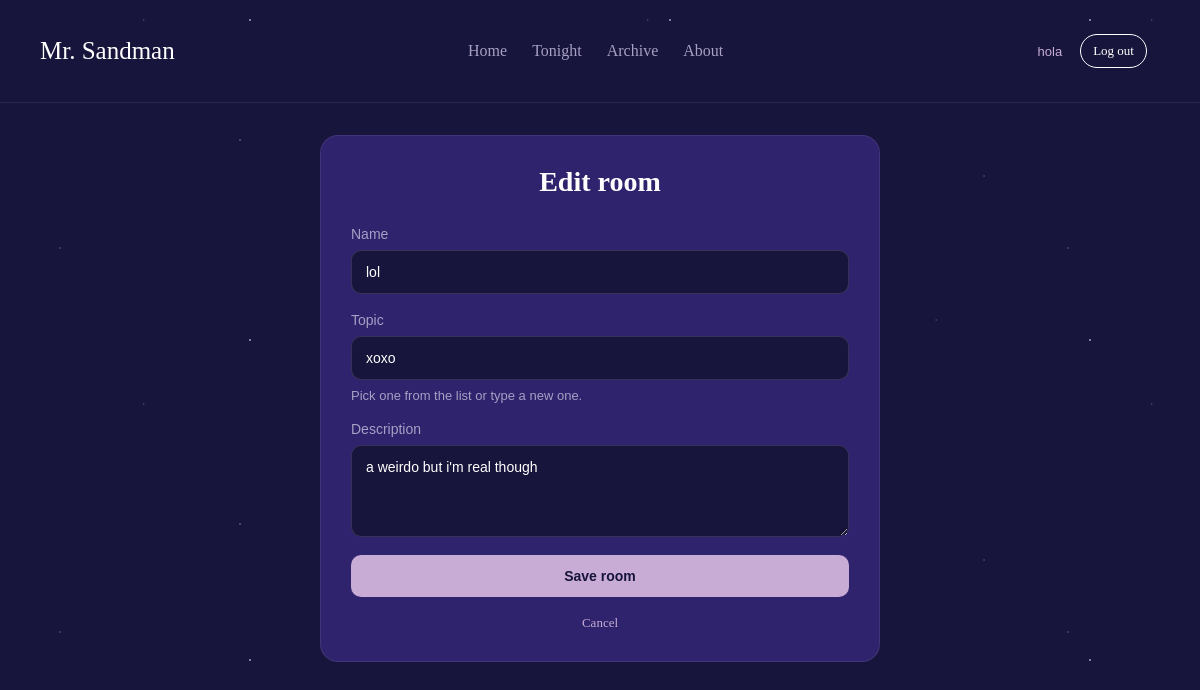
The page /chat/room-update/2/ (signed in) on the database its author committed.
### chat/models.py (models this page shows, shortened)
class Room(models.Model):
    host = models.ForeignKey(settings.AUTH_USER_MODEL, on_delete=models.SET_NULL,
                             null=True, related_name='hosted_rooms')
    topic = models.ForeignKey(Topic, on_delete=models.SET_NULL, null=True, blank=True,
                              related_name='rooms')
    name = models.CharField(max_length=200)
    description = models.TextField(blank=True)
    participants = models.ManyToManyField(settings.AUTH_USER_MODEL, related_name='chat_rooms',
                                          blank=True)
    updated = models.DateTimeField(auto_now=True)
    created = models.DateTimeField(auto_now_add=True)
    class Meta:
        ordering = ['-updated', '-created']

### chat/views.py (the view)
# urls.py: path('chat/room-update/<int:pk>/', views.update_room, name='update_room'),
@login_required
def update_room(request, pk):
    room = get_object_or_404(Room, pk=pk)
    if request.user != room.host:
        raise PermissionDenied
    form = RoomForm(request.POST or None, instance=room)
    if request.method == 'POST' and form.is_valid():
        room = form.save(commit=False)
        room.topic = form.get_topic()
        room.save()
        return redirect('chat:room', pk=room.pk)
    return render(request, 'chat/room_form.html', {
        'form': form, 'heading': 'Edit room', 'topics': Topic.objects.all(),
        'cancel_url': 'chat:home',
    })

### chat/forms.py (shortened to what this page needs)
class RoomForm(StyledMixin, forms.ModelForm):
    topic = forms.CharField(max_length=200, help_text='Pick one from the list or type a new one.')
    class Meta:
        model = Room
        fields = ['name', 'description']
        widgets = {'description': forms.Textarea(attrs={'rows': 4})}
    def __init__(self, *args, **kwargs):
        super().__init__(*args, **kwargs)
        self.order_fields(['name', 'topic', 'description'])
        self.fields['topic'].widget.attrs['list'] = 'topic-list'
        self.fields['description'].required = False
        if self.instance.pk and self.instance.topic:
            self.initial['topic'] = self.instance.topic.name

### chat/templates/chat/room_form.html (shortened to what this page needs)
{% extends 'chat/base.html' %}
{% block content %}
<main class="auth-wrap">
    <form class="auth-card auth-card--wide" method="post">
        <div class="BoxFirst"><h1>{{ heading }}</h1></div>
        {% include 'chat/_form_fields.html' %}
        <button class="ButtonSubmitSign" type="submit">Save room</button>
        <a class="auth-cancel" href="{% url cancel_url %}">Cancel</a>
    </form>
</main>
{% endblock %}

### chat/templates/chat/base.html (shortened to what this page needs)
{% load static %}
<!DOCTYPE html>
<html lang="en">
<head>
    <link rel="stylesheet" href="{% static 'css/style.css' %}">
    <link rel="stylesheet" href="{% static 'css/chat.css' %}">
    <link rel="stylesheet" href="{% static 'css/responsive.css' %}">
</head>
<body>
    <header class="navFirst">
        <nav>
            <a class="chat-brand" href="{% url 'home' %}"><span style="font-family:'asli'; font-size:25px;">Mr. Sandman</span></a>
        </nav>
        <nav class="navSec">
            <a href="{% url 'home' %}">Home</a>
            <a href="{% url 'chat:home' %}">Tonight</a>
            <a href="{% url 'chat:archive' %}">Archive</a>
            <a href="{% url 'about' %}">About</a>
        </nav>
        <nav class="navThird">
            {% if user.is_authenticated %}
                <a class="chat-who" href="{% url 'chat:profile' user.pk %}">{{ user.username }}</a>
                <form method="post" action="{% url 'chat:logout' %}" class="chat-logout-form">
                    <button type="submit" class="chat-logout">Log out</button>
                </form>
            {% else %}
                <a href="{% url 'chat:login' %}" class="sign">Sign in</a>
                <a href="{% url 'chat:signup' %}" class="join">Join</a>
            {% endif %}
        </nav>
    </header>
    {% block content %}{% endblock %}
</body>
</html>

### chat/templates/chat/_form_fields.html (shortened to what this page needs)
{% for field in form %}
    <div class="email">
        <label for="{{ field.id_for_label }}">{{ field.label }}</label>
        {{ field }}
        {% if field.help_text and field.name == 'topic' %}<span class="hub-dim">{{ field.help_text }}</span>{% endif %}
    </div>
{% endfor %}

### static/css/style.css (style rules this page uses)
* { margin: 0; padding: 0; box-sizing: border-box; }
body { background-color: #17153B; min-height: 100vh; text-transform: capitalize; }
.navFirst { font-family: 'second'; padding: 25px 40px; width: 100%; position: relative; display: flex; flex-wrap: wrap; align-items: center; justify-content: space-between; gap: 16px; color: white; border-bottom: 1px solid rgba(200,172,214,0.12); }
.navFirst a { text-decoration: none; }
.navSec { color: white; gap: 25px; display: flex; flex-wrap: wrap; flex-direction: row; justify-content: center; }
.navSec a { color: #A79FC4; }
.navThird { gap: 10px; display: inline-flex; flex-wrap: wrap; align-items: center; padding: 8px 12px; border-radius: 999px; font-size: 13px; font-weight: 500; cursor: pointer; border: 1px solid transparent; z-index: 10; font-family: 'second'; }
.navThird a { font-family: 'second'; display: inline-flex; align-items: center; gap: 5px; padding: 8px 12px; border-radius: 999px; font-size: 13px; font-weight: 500; cursor: pointer; z-index: 10; }
.BoxFirst { display: flex; flex-direction: column; align-items: center; gap: 8px; margin-bottom: 10px; }
.BoxFirst h1 { color: white; }
.email { font-family: Arial, Helvetica, sans-serif; color: #A79FC4; font-size: 14px; display: flex; flex-direction: column; width: 100%; gap: 8px; margin: 0; }
.Boxinput { width: 100%; padding: 13px 14px; border-radius: 10px; border: 1px solid rgba(200, 172, 214, 0.18); background: #17153B; color: white; font-size: 14px; outline: none; transition: .2s; }
.ButtonSubmitSign { width: 100%; padding: 13px 14px; border-radius: 10px; background: #C8ACD6; color: #17153B; font-weight: 600; font-size: 14px; border: none; cursor: pointer; transition: .2s; }

### static/css/chat.css (style rules this page uses)
:root { --c-night: #17153B; --c-indigo: #2E236C; --c-sand: #C8ACD6; --c-dim: #A79FC4; --c-moon: #EAE6F4; --c-line: rgba(200, 172, 214, 0.12); }
.hub, .hub *, .auth-wrap, .auth-wrap * { text-transform: none; }
:where(.hub, .auth-wrap) a { color: var(--c-sand); text-decoration: none; }
.navThird a.chat-who { font-family: Arial, Helvetica, sans-serif; font-size: 13px; color: var(--c-sand); padding: 0 8px; text-decoration: none; text-transform: none; }
.chat-logout-form { display: inline-flex; }
.chat-logout { font-family: 'second', Georgia, serif; font-size: 13px; font-weight: 500; padding: 8px 12px; border-radius: 999px; background: transparent; color: white; border: 1px solid white; cursor: pointer; transition: .2s; }
.hub-dim { color: var(--c-dim); font-size: 13px; }
.auth-wrap { display: flex; justify-content: center; align-items: flex-start; padding: 32px 20px 48px; }
.auth-card { width: 100%; max-width: 380px; background: var(--c-indigo); border: 1px solid var(--c-line); border-radius: 18px; padding: 30px; display: flex; flex-direction: column; gap: 18px; color: var(--c-dim); font-size: 14px; }
.auth-card--wide { max-width: 560px; }
.auth-card label { font-family: Arial, Helvetica, sans-serif; }
.auth-card .BoxFirst h1 { color: white; }
.auth-cancel { text-align: center; font-size: 13px; }
textarea.Boxinput { resize: vertical; min-height: 90px; font-family: Arial, Helvetica, sans-serif; }
.navFirst nav a.chat-brand { color: inherit; text-decoration: none; }

### rows shown on the page
Room: form "lol" "xoxo" "a weirdo but i'm real though"

### other values the page prints
{{ user.username }} "hola"
{{ heading }} "Edit room"
{{ field.label }} "Name" "Topic" "Description"
{{ field.help_text }} "Pick one from the list or type a new one."
